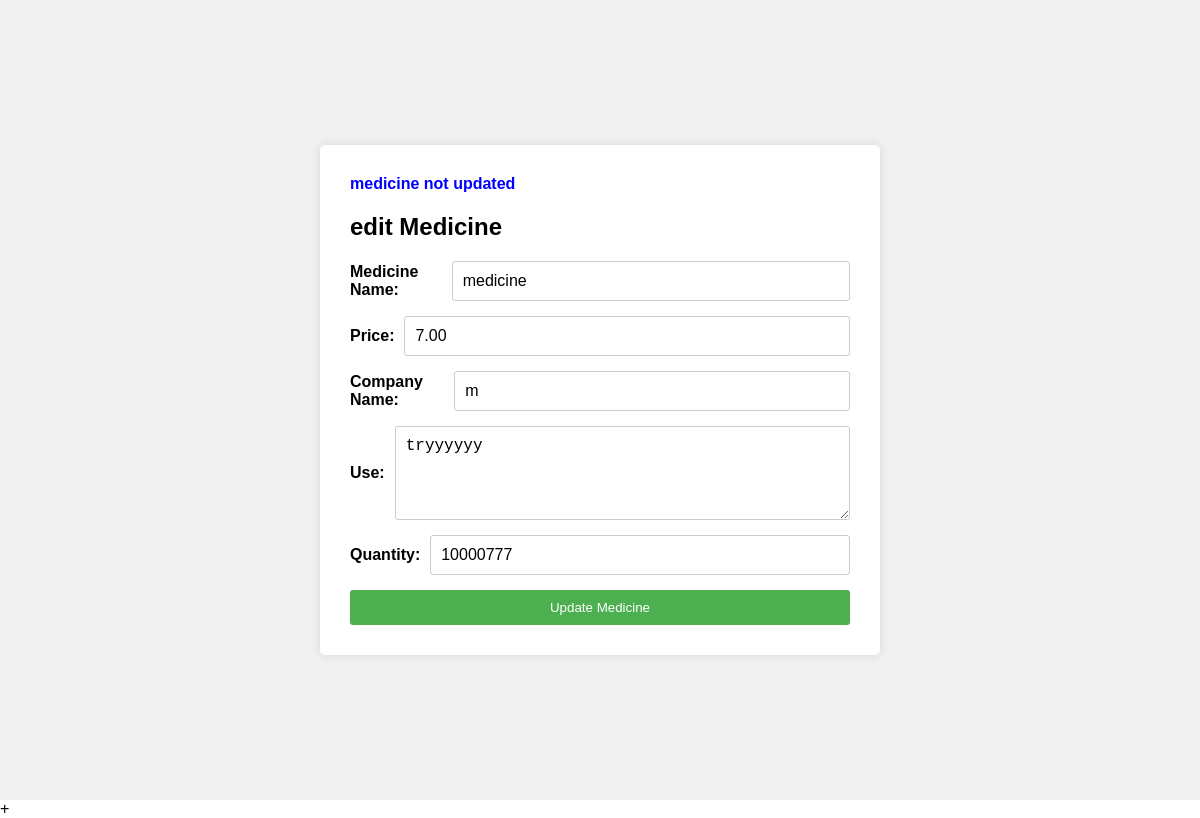
Screenshot of /edit/16/ with the database file from the repository.
### myapp/models.py (models this page shows, shortened)
class Medicine(models.Model):
    manager=models.ForeignKey(PharmacyManager,on_delete=models.CASCADE)
    medicine_name = models.CharField(max_length=255)
    price = models.DecimalField(max_digits=10, decimal_places=2)  # Decimal field for price
    company = models.CharField(max_length=255)
    use = models.TextField()
    quantity = models.IntegerField(default=0)

### myapp/views.py (the view)
# urls.py: path('edit/<int:pk>/', views.edit, name='edit'),
def edit(request,pk):
    medicine = Medicine.objects.get(pk=pk)
    if request.method == "POST":
        medicine.price=request.POST['price']
        medicine.company=request.POST['company']
        medicine.use=request.POST['use']
        medicine.quantity=request.POST['quantity']
        medicine.save()
        msg = "Medicine Updated Successfully"
        return redirect('view-medicines')
    else:
        msg="medicine not updated"
        return render(request,'medicine-edit.html',{'medicine':medicine,'msg':msg})

### myapp/templates/medicine-edit.html (shortened to what this page needs)
<!DOCTYPE html>
<html lang="en">
<head>
  {% load static %}
  <link rel="stylesheet" href="{% static 'css/medicine.css' %}">
</head>
<body>
  <div class="container">
    <div class="content">
        {% if msg %}
        <b style="color:blue;">{{msg}}</b>
        {% endif %}
      <h2>edit Medicine</h2>
      <form action="{% url 'edit' pk=medicine.pk %}" method="post" >
        <div class="input-group">
          <label for="medicine_name">Medicine Name:</label>
          <input type="text" id="medicine_name" name="medicine_name" value="{{medicine.medicine_name}}" readonly>
        </div>
        <div class="input-group">
          <label for="price">Price:</label>
          <input type="number" id="price" name="price" value="{{medicine.price}}" required>
        </div>
        <div class="input-group">
          <label for="company">Company Name:</label>
          <input type="text" id="company" name="company" value="{{medicine.company}}" required>
        </div>
        <div class="input-group">
          <label for="use">Use:</label>
          <textarea name="use" id="use" rows="4" cols="50"  >{{medicine.use}}</textarea>
        </div>
        <div class="input-group">
          <label for="quantity">Quantity:</label>
          <input type="number" id="quantity" name="quantity" min="0" value="{{medicine.quantity}}" required>
        </div>
        <button type="submit">Update Medicine</button>
      </form>
    </div>
  </div>
</body>
</html>+

### myapp/static/css/medicine.css (style rules this page uses)
body { font-family: sans-serif; margin: 0; padding: 0; }
.container { display: grid; place-items: center; min-height: 100vh; background-color: #f0f0f0; }
.content { background-color: #fff; border-radius: 5px; padding: 30px; max-width: 500px; box-shadow: 0 0 10px rgba(0, 0, 0, 0.1); }
form { display: flex; flex-direction: column; gap: 15px; }
.input-group { display: flex; align-items: center; gap: 10px; }
label { font-weight: bold; }
input[type="text"], input[type="number"], textarea { width: 100%; padding: 10px; border: 1px solid #ccc; border-radius: 3px; font-size: 16px; }
textarea { resize: vertical; }
button[type="submit"] { background-color: #4CAF50; color: white; padding: 10px 20px; border: none; border-radius: 3px; cursor: pointer; transition: all 0.2s ease-in-out; }

### rows the page displays
Medicine: medicine_name "medicine", price "7.00", company "m", use "tryyyyyy", quantity "10000777"

### other values shown
{{ msg }} "medicine not updated"
